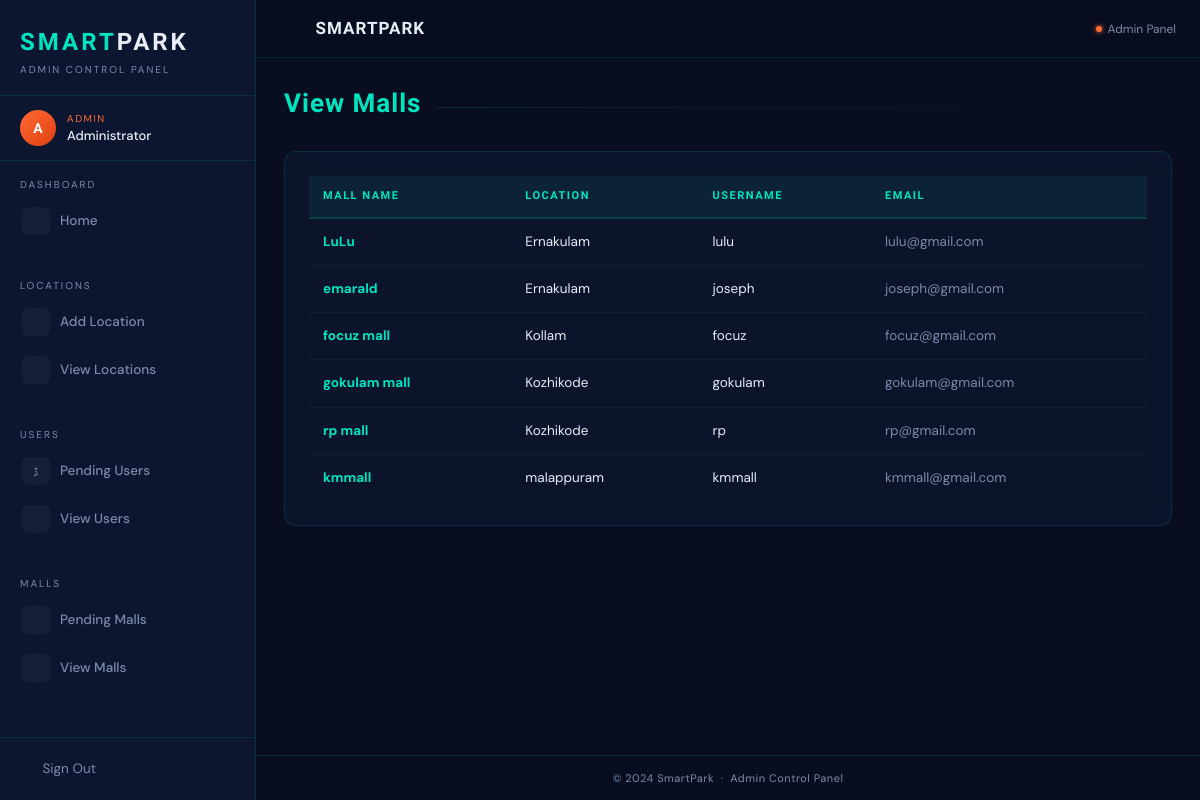
Page /adminApp/view-malls/ (signed in) on the committed database.
### Admin/models.py (models this page shows)
class Mall(models.Model):
    mall = models.ForeignKey(User, on_delete=models.CASCADE , related_name="mall")
    loc_id = models.ForeignKey(Location, on_delete=models.CASCADE)
    balance = models.DecimalField(max_digits=10, decimal_places=2, default=0)

class User(AbstractUser):
    is_customer = models.IntegerField(default=False) # 1 -> user   , 2-> mall , 3-> staff

class Location(models.Model):
    location=models.CharField(max_length=100)

### Admin/views.py (the view)
# urls.py: path('view-malls/', views.view_malls, name='view_malls'),
@user_passes_test(is_admin)
def view_malls(request):
    users = Mall.objects.filter(mall__is_active=True, mall__is_customer=2)  # Only show unapproved users
    return render(request, 'admin/view_malls.html', {'users': users,"uname":request.session["uname"]})

### Admin/views.py (called while the page is built)
def is_admin(user):
    return user.is_superuser  # Or any other condition for an admin user

### Admin/templates/admin/view_malls.html
{% extends 'admin/shared/base.html' %}
{% load static %}
{% block content %}
<div class="sp-page-header">
  <h1>View Malls</h1>
  <div class="sp-header-line"></div>
</div>
<div class="sp-card">
  {% if not users %}
    <div class="sp-empty">
      <i class="mdi mdi-store-off"></i>
      <p>No malls to display.</p>
    </div>
  {% else %}
  <div class="sp-table-wrap">
    <table class="sp-table">
      <thead>
        <tr>
          <th>Mall Name</th>
          <th>Location</th>
          <th>Username</th>
          <th>Email</th>
        </tr>
      </thead>
      <tbody>
        {% for user in users %}
        <tr>
          <td><strong style="color:var(--teal);">{{ user.mall.first_name }}</strong></td>
          <td>{{ user.loc_id.location }}</td>
          <td>{{ user.mall.username }}</td>
          <td style="color:var(--text-muted);">{{ user.mall.email }}</td>
        </tr>
        {% endfor %}
      </tbody>
    </table>
  </div>
  {% endif %}
</div>
{% endblock content %}

### rows in the picture
Mall: mall.first_name "LuLu", loc_id.location "Ernakulam", mall.username "lulu", mall.email "lulu@gmail.com"
Mall: mall.first_name "emarald", loc_id.location "Ernakulam", mall.username "joseph", mall.email "joseph@gmail.com"
Mall: mall.first_name "focuz mall", loc_id.location "Kollam", mall.username "focuz", mall.email "focuz@gmail.com"
Mall: mall.first_name "gokulam mall", loc_id.location "Kozhikode", mall.username "gokulam", mall.email "gokulam@gmail.com"
Mall: mall.first_name "rp mall", loc_id.location "Kozhikode", mall.username "rp", mall.email "rp@gmail.com"
Mall: mall.first_name "kmmall", loc_id.location "malappuram", mall.username "kmmall", mall.email "kmmall@gmail.com"
